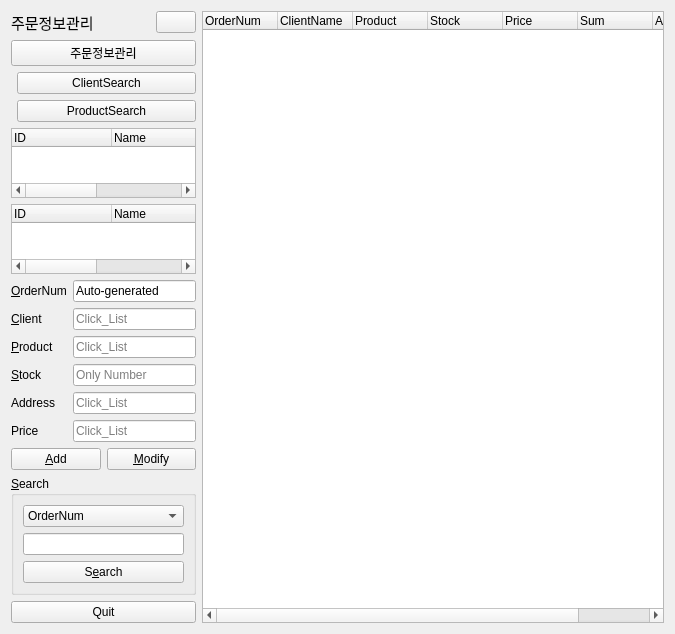
<?xml version="1.0" encoding="UTF-8"?>
<ui version="4.0">
 <class>OrderManagerForm</class>
 <widget class="QWidget" name="OrderManagerForm">
  <property name="geometry">
   <rect>
    <x>0</x>
    <y>0</y>
    <width>675</width>
    <height>525</height>
   </rect>
  </property>
  <property name="windowTitle">
   <string>Client Info</string>
  </property>
  <layout class="QHBoxLayout" name="horizontalLayout_4">
   <item>
    <layout class="QHBoxLayout" name="horizontalLayout" stretch="2,5">
     <item>
      <layout class="QVBoxLayout" name="verticalLayout_4" stretch="0,0,0,2,1,1,1">
       <item>
        <layout class="QHBoxLayout" name="horizontalLayout_3">
         <item>
          <widget class="QLabel" name="label_2">
           <property name="font">
            <font>
             <pointsize>11</pointsize>
            </font>
           </property>
           <property name="text">
            <string>주문정보관리</string>
           </property>
          </widget>
         </item>
         <item>
          <widget class="QPushButton" name="clearbutton">
           <property name="sizePolicy">
            <sizepolicy hsizetype="Fixed" vsizetype="Fixed">
             <horstretch>0</horstretch>
             <verstretch>0</verstretch>
            </sizepolicy>
           </property>
           <property name="text">
            <string/>
           </property>
           <property name="icon">
            <iconset resource="image.qrc">
             <normaloff>:/images/erase.png</normaloff>:/images/erase.png</iconset>
           </property>
           <property name="iconSize">
            <size>
             <width>40</width>
             <height>20</height>
            </size>
           </property>
          </widget>
         </item>
        </layout>
       </item>
       <item>
        <widget class="QPushButton" name="pushButton_2">
         <property name="text">
          <string>주문정보관리</string>
         </property>
        </widget>
       </item>
       <item>
        <layout class="QFormLayout" name="ClientProductSearch">
         <item row="1" column="0">
          <widget class="QLineEdit" name="ClientLineEdit"/>
         </item>
         <item row="1" column="1">
          <widget class="QPushButton" name="cbutton">
           <property name="text">
            <string>ClientSearch</string>
           </property>
          </widget>
         </item>
         <item row="2" column="0">
          <widget class="QLineEdit" name="ProductLineEdit"/>
         </item>
         <item row="2" column="1">
          <widget class="QPushButton" name="pbutton">
           <property name="text">
            <string>ProductSearch</string>
           </property>
          </widget>
         </item>
        </layout>
       </item>
       <item>
        <layout class="QVBoxLayout" name="verticalLayout_3">
         <item>
          <widget class="QTreeWidget" name="clienttreeWidget">
           <property name="rootIsDecorated">
            <bool>false</bool>
           </property>
           <column>
            <property name="text">
             <string>ID</string>
            </property>
           </column>
           <column>
            <property name="text">
             <string>Name</string>
            </property>
           </column>
           <column>
            <property name="text">
             <string>Phone Number</string>
            </property>
           </column>
           <column>
            <property name="text">
             <string>Address</string>
            </property>
           </column>
          </widget>
         </item>
         <item>
          <widget class="QTreeWidget" name="producttreeWidget">
           <property name="rootIsDecorated">
            <bool>false</bool>
           </property>
           <column>
            <property name="text">
             <string>ID</string>
            </property>
           </column>
           <column>
            <property name="text">
             <string>Name</string>
            </property>
           </column>
           <column>
            <property name="text">
             <string>Price</string>
            </property>
           </column>
           <column>
            <property name="text">
             <string>Stock</string>
            </property>
           </column>
          </widget>
         </item>
        </layout>
       </item>
       <item>
        <layout class="QFormLayout" name="OrderformLayout">
         <item row="0" column="0">
          <widget class="QLabel" name="idLabel">
           <property name="text">
            <string>&amp;OrderNum</string>
           </property>
           <property name="buddy">
            <cstring>idLineEdit</cstring>
           </property>
          </widget>
         </item>
         <item row="0" column="1">
          <widget class="QLineEdit" name="idLineEdit">
           <property name="text">
            <string>Auto-generated</string>
           </property>
           <property name="readOnly">
            <bool>true</bool>
           </property>
           <property name="placeholderText">
            <string/>
           </property>
          </widget>
         </item>
         <item row="1" column="0">
          <widget class="QLabel" name="nameLabel">
           <property name="text">
            <string>&amp;Client</string>
           </property>
           <property name="buddy">
            <cstring>ClientLineEdit</cstring>
           </property>
          </widget>
         </item>
         <item row="1" column="1">
          <widget class="QLineEdit" name="CIDlineEdit">
           <property name="readOnly">
            <bool>true</bool>
           </property>
           <property name="placeholderText">
            <string>Click_List</string>
           </property>
          </widget>
         </item>
         <item row="2" column="0">
          <widget class="QLabel" name="phoneNumberLabel">
           <property name="text">
            <string>&amp;Product</string>
           </property>
           <property name="buddy">
            <cstring>ProductLineEdit</cstring>
           </property>
          </widget>
         </item>
         <item row="2" column="1">
          <widget class="QLineEdit" name="PIDlineEdit">
           <property name="text">
            <string/>
           </property>
           <property name="readOnly">
            <bool>true</bool>
           </property>
           <property name="placeholderText">
            <string>Click_List</string>
           </property>
          </widget>
         </item>
         <item row="3" column="0">
          <widget class="QLabel" name="addressLabel">
           <property name="text">
            <string>&amp;Stock</string>
           </property>
           <property name="buddy">
            <cstring>StockLineEdit</cstring>
           </property>
          </widget>
         </item>
         <item row="3" column="1">
          <widget class="QLineEdit" name="StockLineEdit">
           <property name="inputMask">
            <string/>
           </property>
           <property name="cursorPosition">
            <number>0</number>
           </property>
           <property name="placeholderText">
            <string>Only Number</string>
           </property>
          </widget>
         </item>
         <item row="5" column="0">
          <widget class="QLabel" name="label">
           <property name="text">
            <string>Price</string>
           </property>
          </widget>
         </item>
         <item row="5" column="1">
          <widget class="QLineEdit" name="pricelineEdit">
           <property name="readOnly">
            <bool>true</bool>
           </property>
           <property name="placeholderText">
            <string>Click_List</string>
           </property>
          </widget>
         </item>
         <item row="6" column="0" colspan="2">
          <layout class="QHBoxLayout" name="horizontalLayout_2">
           <item>
            <widget class="QPushButton" name="addPushButton">
             <property name="text">
              <string>&amp;Add</string>
             </property>
            </widget>
           </item>
           <item>
            <widget class="QPushButton" name="modifyPushButton">
             <property name="text">
              <string>&amp;Modify</string>
             </property>
            </widget>
           </item>
          </layout>
         </item>
         <item row="4" column="0">
          <widget class="QLabel" name="label_3">
           <property name="text">
            <string>Address</string>
           </property>
          </widget>
         </item>
         <item row="4" column="1">
          <widget class="QLineEdit" name="addresslineEdit">
           <property name="readOnly">
            <bool>true</bool>
           </property>
           <property name="placeholderText">
            <string>Click_List</string>
           </property>
          </widget>
         </item>
        </layout>
       </item>
       <item>
        <widget class="QGroupBox" name="groupBox">
         <property name="title">
          <string>&amp;Search</string>
         </property>
         <layout class="QVBoxLayout" name="verticalLayout">
          <item>
           <layout class="QVBoxLayout" name="verticalLayout_2">
            <item>
             <widget class="QComboBox" name="searchComboBox">
              <item>
               <property name="text">
                <string>OrderNum</string>
               </property>
              </item>
              <item>
               <property name="text">
                <string>Client (Name or ID)</string>
               </property>
              </item>
              <item>
               <property name="text">
                <string>Product (Name or ID)</string>
               </property>
              </item>
             </widget>
            </item>
            <item>
             <widget class="QLineEdit" name="searchLineEdit"/>
            </item>
            <item>
             <widget class="QPushButton" name="searchPushButton">
              <property name="text">
               <string>S&amp;earch</string>
              </property>
             </widget>
            </item>
           </layout>
          </item>
         </layout>
        </widget>
       </item>
       <item>
        <widget class="QPushButton" name="pushButton">
         <property name="text">
          <string>Quit</string>
         </property>
        </widget>
       </item>
      </layout>
     </item>
     <item>
      <layout class="QVBoxLayout" name="treewidgetLayout" stretch="7">
       <item>
        <widget class="QTreeWidget" name="treeWidget">
         <property name="rootIsDecorated">
          <bool>false</bool>
         </property>
         <attribute name="headerDefaultSectionSize">
          <number>75</number>
         </attribute>
         <column>
          <property name="text">
           <string>OrderNum</string>
          </property>
         </column>
         <column>
          <property name="text">
           <string>ClientName</string>
          </property>
         </column>
         <column>
          <property name="text">
           <string>Product</string>
          </property>
         </column>
         <column>
          <property name="text">
           <string>Stock</string>
          </property>
         </column>
         <column>
          <property name="text">
           <string>Price</string>
          </property>
         </column>
         <column>
          <property name="text">
           <string>Sum</string>
          </property>
         </column>
         <column>
          <property name="text">
           <string>Address</string>
          </property>
         </column>
        </widget>
       </item>
      </layout>
     </item>
    </layout>
   </item>
  </layout>
 </widget>
 <resources>
  <include location="image.qrc"/>
 </resources>
 <connections/>
</ui>
